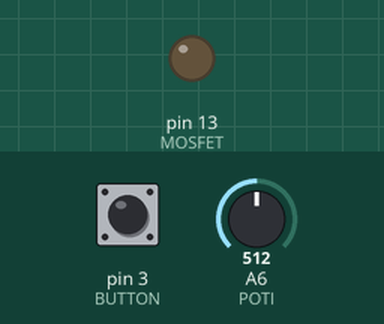
The sketch below on a simulated Arduino Nano, built with avr-gcc and run on an emulated ATmega328P. On the bench: output pins drawn as LEDs (lit = HIGH). Inputs (shaded band) come from the test bench; at power-on: pin 3 (BUTTON) HIGH, A6 (POTI) = 512.

Above: at 6.2 s.
6.3 s: pin 3 (BUTTON) pulled LOW for 0.15 s
Timing chart, 0 to 9.3 s (numbered marks = the images above; inputs shaded):
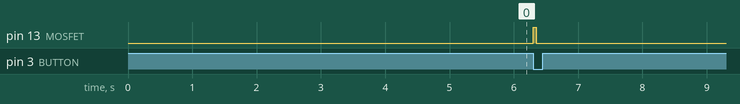

The sketch:

quickshifter.ino
```cpp
#include <Arduino.h>
#include <DebugUtils.h>

#define DEBUG

const int BUTTON = 3;
const int MOSFET = LED_BUILTIN; //5
const int POTI = A6;

int interval = 0;
int minInterval = 1023;
int maxInterval = 0;

int buttonState = 0;
int wasRealesed = 0;
unsigned long previousMillis = 0;

void setup()
{
  #ifdef DEBUG
  Serial.begin(115200);
  #endif

  pinMode(BUTTON, INPUT_PULLUP);
  pinMode(MOSFET, OUTPUT);
  debugln("Calibration started...");
  calibrate();
  debugln("Calibration done.");
}

void loop()
{
  readInterval();

  if (1 == digitalRead(BUTTON))
    wasRealesed = 1;
  if (!digitalRead(BUTTON) && wasRealesed)
    shift();
}

void shift()
{
  previousMillis = millis();
  digitalWrite(MOSFET, HIGH);
  while (millis() - previousMillis < interval);
  digitalWrite(MOSFET, LOW);

  // prevent continuous execution
  wasRealesed = 0;
}

void calibrate()
{
  while (millis() < 5000)
  {
    interval = analogRead(POTI);
    debugln(interval);
    // record the maximum sensor value
    if (interval > maxInterval)
      maxInterval = interval;

    // record the minimum sensor value
    if (interval < minInterval)
      minInterval = interval;
  }
}

void readInterval()
{
  interval = analogRead(POTI);
  interval = map(interval, minInterval, maxInterval, 50, 200);
  interval = constrain(interval, 50, 200);
}
```

Measured:
- after the input at 6.3 s, pin 13 (MOSFET): LOW → HIGH at once, → LOW 0.05 s later
